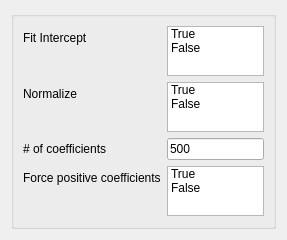
<?xml version="1.0" encoding="UTF-8"?>
<ui version="4.0">
 <class>Form</class>
 <widget class="QWidget" name="Form">
  <property name="geometry">
   <rect>
    <x>0</x>
    <y>0</y>
    <width>287</width>
    <height>240</height>
   </rect>
  </property>
  <property name="sizePolicy">
   <sizepolicy hsizetype="Ignored" vsizetype="Ignored">
    <horstretch>0</horstretch>
    <verstretch>0</verstretch>
   </sizepolicy>
  </property>
  <property name="windowTitle">
   <string>Form</string>
  </property>
  <layout class="QVBoxLayout" name="verticalLayout">
   <item>
    <widget class="QGroupBox" name="formGroupBox">
     <layout class="QFormLayout" name="formLayout">
      <property name="fieldGrowthPolicy">
       <enum>QFormLayout::AllNonFixedFieldsGrow</enum>
      </property>
      <item row="0" column="0">
       <widget class="QLabel" name="fit_interceptLabel">
        <property name="text">
         <string>Fit Intercept</string>
        </property>
       </widget>
      </item>
      <item row="0" column="1">
       <widget class="QListWidget" name="fit_intercept_listWidget">
        <property name="maximumSize">
         <size>
          <width>16777215</width>
          <height>50</height>
         </size>
        </property>
        <property name="selectionMode">
         <enum>QAbstractItemView::MultiSelection</enum>
        </property>
        <item>
         <property name="text">
          <string>True</string>
         </property>
        </item>
        <item>
         <property name="text">
          <string>False</string>
         </property>
        </item>
       </widget>
      </item>
      <item row="1" column="0">
       <widget class="QLabel" name="normalizeLabel">
        <property name="text">
         <string>Normalize</string>
        </property>
       </widget>
      </item>
      <item row="1" column="1">
       <widget class="QListWidget" name="normalize_list">
        <property name="maximumSize">
         <size>
          <width>16777215</width>
          <height>50</height>
         </size>
        </property>
        <property name="selectionMode">
         <enum>QAbstractItemView::MultiSelection</enum>
        </property>
        <item>
         <property name="text">
          <string>True</string>
         </property>
        </item>
        <item>
         <property name="text">
          <string>False</string>
         </property>
        </item>
       </widget>
      </item>
      <item row="2" column="0">
       <widget class="QLabel" name="n_nonzero_coefsLabel">
        <property name="text">
         <string># of coefficients</string>
        </property>
       </widget>
      </item>
      <item row="2" column="1">
       <widget class="QLineEdit" name="n_nonzero_coefsLineEdit">
        <property name="text">
         <string>500</string>
        </property>
       </widget>
      </item>
      <item row="3" column="0">
       <widget class="QLabel" name="positiveLabel">
        <property name="text">
         <string>Force positive coefficients</string>
        </property>
       </widget>
      </item>
      <item row="3" column="1">
       <widget class="QListWidget" name="positive_list">
        <property name="maximumSize">
         <size>
          <width>16777215</width>
          <height>50</height>
         </size>
        </property>
        <property name="selectionMode">
         <enum>QAbstractItemView::MultiSelection</enum>
        </property>
        <item>
         <property name="text">
          <string>True</string>
         </property>
        </item>
        <item>
         <property name="text">
          <string>False</string>
         </property>
        </item>
       </widget>
      </item>
     </layout>
    </widget>
   </item>
  </layout>
 </widget>
 <resources/>
 <connections/>
</ui>
